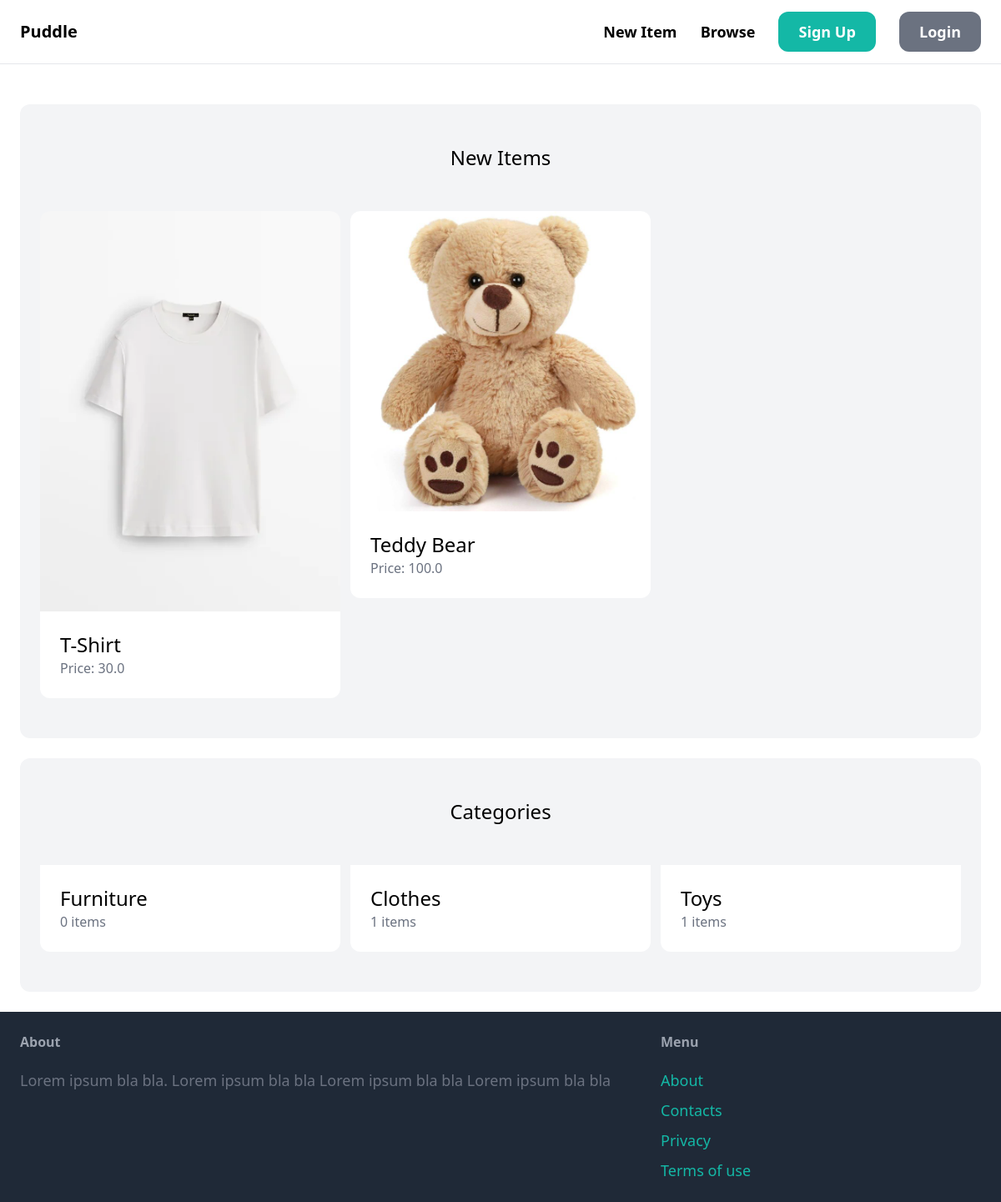
The app's page /, older data.
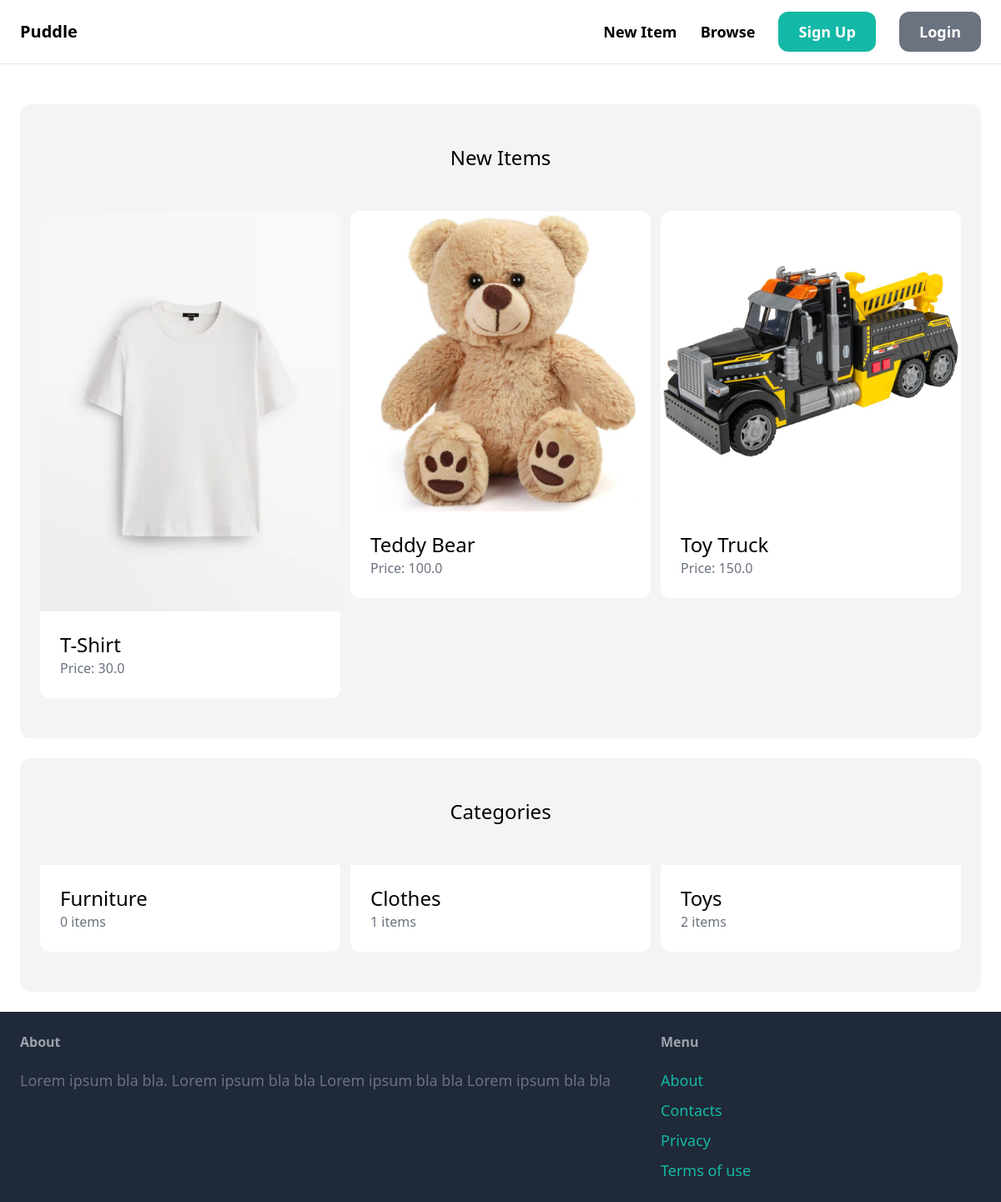
The same page, newer data.
### item/models.py (models this page shows, shortened)
class Item(models.Model):
  category = models.ForeignKey(Category, related_name='items', on_delete=models.CASCADE)
  name = models.CharField(max_length=255)
  description = models.TextField(blank=True, null=True)
  price = models.FloatField()
  image = models.ImageField(upload_to='item_images', blank=True, null=True)
  is_sold = models.BooleanField(default=False)
  created_by = models.ForeignKey(User, related_name='items', on_delete=models.CASCADE)
  created_at = models.DateTimeField(auto_now_add=True)

class Category(models.Model):
  name = models.CharField(max_length=255)
  class Meta:
    verbose_name_plural = 'Categories'

### core/views.py (the view)
# urls.py: path('', views.index, name='index'),
def index(request):
  items = Item.objects.filter(is_sold=False).order_by('category')[0:6]
  categories = Category.objects.all()
  return render(request, 'core/index.html', {
    'categories': categories,
    'items': items,
  })

### core/templates/core/index.html (shortened to what this page needs)
{% extends 'core/base.html' %}
{% block content %}
  <div class="mt-6 px-6 py-12 bg-gray-100 rounded-xl">
    <h2 class="mb-12 text-2xl text-center">New Items</h2>
    <div class="grid grid-cols-3 gap-3 justify-items-center">
      {% for item in items %}
        <div>
          <a href="{% url 'item:details' item.id %}">
            <div class='flex justify-center'>
              <img src="{{ item.image.url }}" class="rounded-t-xl w-96">
            </div>
            <div class="p-6 bg-white rounded-b-xl">
              <h2 class="text-2xl">{{ item.name }}</h2>
              <p class="text-gray-500">Price: {{ item.price }}</p>
            </div>
          </a>
        </div>
      {% endfor %}
    </div>
  </div>
  <div class="mt-6 px-6 py-12 bg-gray-100 rounded-xl">
    <h2 class="mb-12 text-2xl text-center">Categories</h2>
    <div class="grid grid-cols-3 gap-3">
      {% for category in categories %}
        <div>
          <a href="#">
            <div class="p-6 bg-white rounded-b-xl">
              <h2 class="text-2xl">{{ category.name }}</h2>
              <p class="text-gray-500">{{ category.items.count }} items</p>
            </div>
          </a>
        </div>
      {% endfor %}
    </div>
  </div>
{% endblock %}

Row changes from the older to the newer data that the page shows:
added Item: image (picture), name "Toy Truck", price "150.0"
computed for Category "Toys": items.count "1" → "2"
